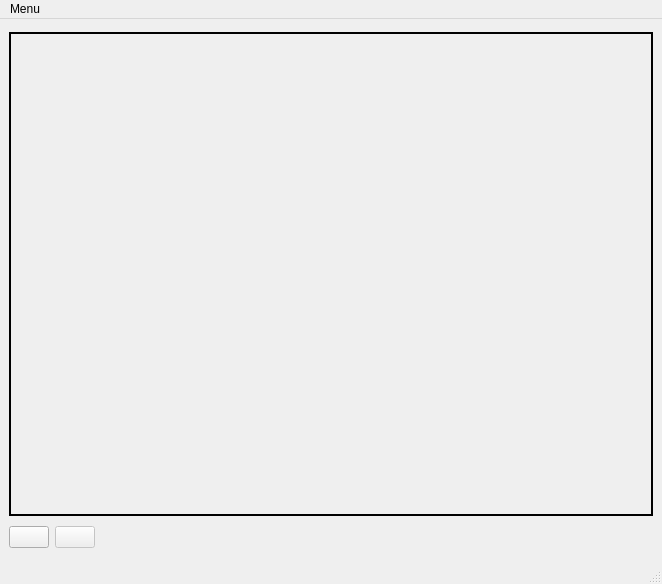
<?xml version="1.0" encoding="UTF-8"?>
<ui version="4.0">
 <class>MainForm</class>
 <widget class="QMainWindow" name="MainForm">
  <property name="geometry">
   <rect>
    <x>0</x>
    <y>0</y>
    <width>662</width>
    <height>584</height>
   </rect>
  </property>
  <property name="minimumSize">
   <size>
    <width>662</width>
    <height>584</height>
   </size>
  </property>
  <property name="maximumSize">
   <size>
    <width>662</width>
    <height>584</height>
   </size>
  </property>
  <property name="windowTitle">
   <string>MainForm</string>
  </property>
  <property name="windowIcon">
   <iconset>
    <normaloff>../../Imagens/vaga.png</normaloff>../../Imagens/vaga.png</iconset>
  </property>
  <widget class="QWidget" name="centralwidget">
   <layout class="QGridLayout" name="gridLayout">
    <item row="1" column="0">
     <layout class="QHBoxLayout" name="horizontalLayout_3">
      <item>
       <widget class="QPushButton" name="CameraButton">
        <property name="focusPolicy">
         <enum>Qt::NoFocus</enum>
        </property>
        <property name="layoutDirection">
         <enum>Qt::RightToLeft</enum>
        </property>
        <property name="autoFillBackground">
         <bool>true</bool>
        </property>
        <property name="text">
         <string/>
        </property>
        <property name="icon">
         <iconset resource="Resource.qrc">
          <normaloff>:/Icones/Icones/Webcam.png</normaloff>:/Icones/Icones/Webcam.png</iconset>
        </property>
       </widget>
      </item>
      <item>
       <widget class="QPushButton" name="AdicionarButton">
        <property name="enabled">
         <bool>false</bool>
        </property>
        <property name="focusPolicy">
         <enum>Qt::NoFocus</enum>
        </property>
        <property name="layoutDirection">
         <enum>Qt::RightToLeft</enum>
        </property>
        <property name="autoFillBackground">
         <bool>true</bool>
        </property>
        <property name="text">
         <string/>
        </property>
        <property name="icon">
         <iconset resource="Resource.qrc">
          <normaloff>:/Icones/Icones/aplicativos_0847_Add.png</normaloff>:/Icones/Icones/aplicativos_0847_Add.png</iconset>
        </property>
       </widget>
      </item>
      <item>
       <spacer name="horizontalSpacer">
        <property name="orientation">
         <enum>Qt::Horizontal</enum>
        </property>
        <property name="sizeHint" stdset="0">
         <size>
          <width>40</width>
          <height>20</height>
         </size>
        </property>
       </spacer>
      </item>
     </layout>
    </item>
    <item row="0" column="0">
     <widget class="label_frame" name="labelFrame">
      <property name="minimumSize">
       <size>
        <width>644</width>
        <height>484</height>
       </size>
      </property>
      <property name="maximumSize">
       <size>
        <width>644</width>
        <height>484</height>
       </size>
      </property>
      <property name="frameShape">
       <enum>QFrame::WinPanel</enum>
      </property>
      <property name="text">
       <string>&lt;Backspace para iniciar a camera&gt; </string>
      </property>
      <property name="alignment">
       <set>Qt::AlignCenter</set>
      </property>
     </widget>
    </item>
   </layout>
  </widget>
  <widget class="QStatusBar" name="statusbar"/>
  <widget class="QMenuBar" name="menubar">
   <property name="geometry">
    <rect>
     <x>0</x>
     <y>0</y>
     <width>662</width>
     <height>25</height>
    </rect>
   </property>
   <widget class="QMenu" name="menu_Debug">
    <property name="title">
     <string>Menu</string>
    </property>
    <addaction name="actionDebug"/>
   </widget>
   <addaction name="menu_Debug"/>
  </widget>
  <action name="actionDebug">
   <property name="text">
    <string>&amp;Debug</string>
   </property>
  </action>
 </widget>
 <customwidgets>
  <customwidget>
   <class>label_frame</class>
   <extends>QLabel</extends>
   <header location="global">label_frame.h</header>
  </customwidget>
 </customwidgets>
 <resources>
  <include location="Resource.qrc"/>
 </resources>
 <connections/>
</ui>
